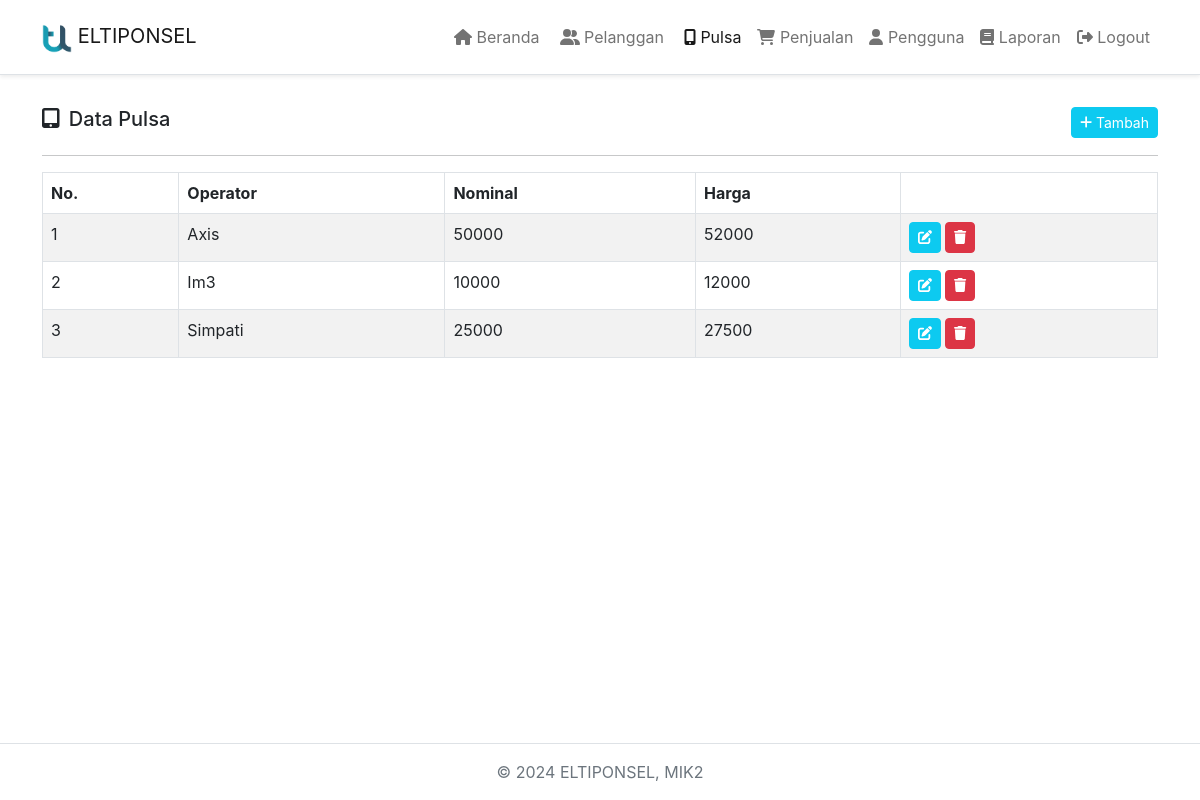
Page /index.php?module=pulsa (signed in) on the committed database.
### tables this page shows
CREATE TABLE `pulsa` (
  `id_pulsa` int(11) NOT NULL,
  `operator` varchar(35) NOT NULL,
  `nominal` int(11) NOT NULL,
  `harga` int(11) NOT NULL
);

### modules/pulsa/view.php (the view, shortened to what this page needs)
<div class="row my-3">
   <div class="col-md-12">
      <h5>
         <i class="fas fa-tablet-alt title-icon"></i> Data Pulsa
         <button type="button" class="btn btn-sm btn-info text-white float-end" data-bs-toggle="modal" data-bs-target="#addPulsa">
            <i class="fas fa-plus"></i> Tambah
         </button>
      </h5>
   </div>
</div>
<hr>
<div class="row">
   <div class="col-md-12">
      <div class="table-responsive">
         <table class="table table-striped table-bordered" id="data" style="width:100%">
            <thead>
               <tr>
                  <th>No.</th>
                  <th>Operator</th>
                  <th>Nominal</th>
                  <th>Harga</th>
                  <th></th>
               </tr>
            </thead>
            <tbody>
               <?php
               $no = 1;
               $query = $conn->query("SELECT * FROM pulsa ORDER BY operator ASC");
               foreach ($query as $pls) :
               ?>
                  <tr>
                     <td><?= $no++; ?></td>
                     <td><?= $pls['operator']; ?></td>
                     <td><?= $pls['nominal']; ?></td>
                     <td><?= $pls['harga'] ?></td>
                     <td>
                        <button type="button" class="btn btn-sm btn-info text-white" data-bs-target="#editPulsa<?= $pls['id_pulsa'] ?>" data-bs-toggle="modal">
                           <i class="fas fa-edit"></i>
                        </button>
                        <button type="button" class="btn btn-sm btn-danger" data-bs-target="#hapusPulsa<?= $pls['id_pulsa'] ?>" data-bs-toggle="modal">
                           <i class="fas fa-trash"></i>
                        </button>
                     </td>
                  </tr>
               <?php
               endforeach
               ?>
            </tbody>
         </table>
      </div>
   </div>
</div>

### assets/css/style.css (style rules this page uses)
body { margin: 0; font-family: "Quicksand", BlinkMacSystemFont, "Segoe UI", Roboto, "Helvetica Neue", Arial, sans-serif, "Apple Color Emoji", "Segoe UI Emoji", "Segoe UI Symbol", "Noto Color Emoji"; color: #212529; background-color: #fff; }
.title-icon { margin-right: 4px; }

### rows in the picture
pulsa: operator "Axis", nominal "50000", harga "52000"
pulsa: operator "Im3", nominal "10000", harga "12000"
pulsa: operator "Simpati", nominal "25000", harga "27500"
